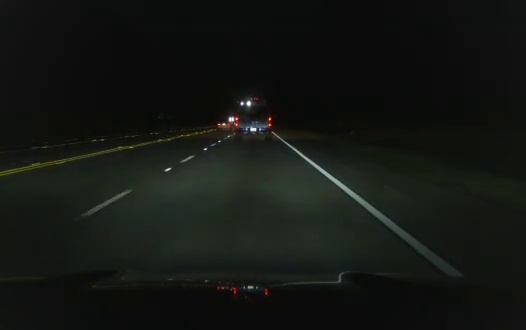
#> input picture lab-04_edge-detection/data/dashcam.jpg, 526 x 330 px
$ jupyter execute homework.ipynb
#> lines starting #> are read from the running program, lines starting #| are printed output that depends on the picture; after the words box and inside, x2 and y2 are one past the last pixel; in counts of white or black regions, pixels touching at a corner belong together
# HOMEWORK 4

For this homework you are going to implement a lane line detector. Lane line detection is crucial for ADAS (Advanced Driver Assistance Systems) systems and, in particular, for LKA (Lane Keep Assist). You will use a picture from a front facing camera (mounted on the car) and will implement the following steps:
* Convert image to gray scale
* Compute edge map
* Apply Hough transform to obtain line parametrizations

[cell 1]
import cv2
import math
import numpy as np
from matplotlib import pyplot as plt
plt.rcParams['figure.figsize'] = [15, 10]

Let's load and show the camera frame.

[cell 2]
img = cv2.imread('data/dashcam.jpg')
#> img is the input picture: shape (330, 526, 3); mean B, G, R 19, 22.5, 19.8
img = cv2.cvtColor(img, cv2.COLOR_BGR2RGB)
plt.imshow(img)

[cell 3]
# Convert image to gray scale
gray = cv2.cvtColor(img, cv2.COLOR_RGB2GRAY)

[cell 4]
# Obtain edge map
edges = cv2.Canny(gray, threshold1=100, threshold2=150)
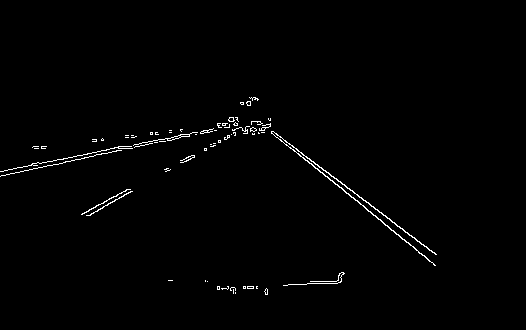
#> edges: shape (330, 526); 1% white in thin lines or dots, all inside (x1, y1, x2, y2) = (0, 97, 437, 295)

[cell 5]
# Let's plot the images
plt.subplot(121), plt.imshow(img), plt.title('Original')
plt.subplot(122), plt.imshow(edges, cmap='gray'), plt.title('Edge map')
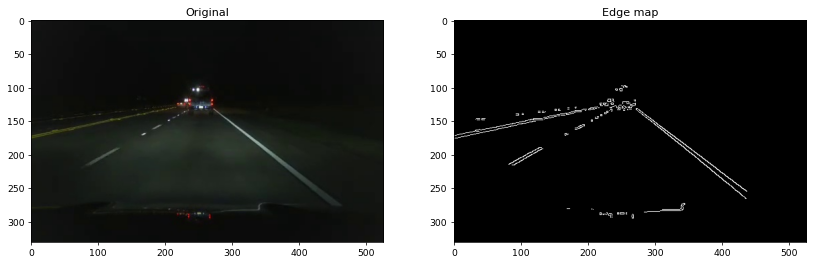
#> figure drawn by matplotlib, 2 panels

[cell 6]
# Apply Hough transform to parametrize the lines
lines = cv2.HoughLines(edges, rho=5, theta=3*np.pi/180, threshold=150)
#> lines = [[170, 1.36], [-70, 2.25], [-50, 2.2], [165, 1.41], [-90, 2.3], [175, 1.31], [-30, 2.15], [225, 1.1], [230, 1.05], [150, 1.47]]
# Let's get rid of the unnecessary dimension
lines = lines[:, 0, :]

[cell 7]
# Plot the resulting Hough lines
result = np.copy(img)

for line in lines:
    rho = line[0]
    theta = line[1]

    a = math.cos(theta)
    b = math.sin(theta)

    x0 = a * rho
    y0 = b * rho

    pt1 = (int(x0 + 1000*(-b)), int(y0 + 1000*(a)))
    pt2 = (int(x0 - 1000*(-b)), int(y0 - 1000*(a)))

    cv2.line(result, pt1, pt2, 255, 1, cv2.LINE_AA)
#> this loop made 10 passes
#> (rho, theta, a, b, x0, y0, pt1, pt2) on passes 1 to 10: (170, 1.36, 0.208, 0.978, 35.34, 166.3, (-942, 374), (1013, -41)), (-70, 2.25, -0.629, 0.777, 44.05, -54.4, (-733, -683), (821, 574)), (-50, 2.2, -0.588, 0.809, 29.39, -40.45, (-779, -628), (838, 547)), (165, 1.41, 0.156, 0.988, 25.81, 163, (-961, 319), (1013, 6)), (-90, 2.3, -0.669, 0.743, 60.22, -66.88, (-682, -736), (803, 602)), (175, 1.31, 0.259, 0.966, 45.29, 169, (-920, 427), (1011, -89)), (-30, 2.15, -0.545, 0.839, 16.34, -25.16, (-822, -569), (855, 519)), (225, 1.1, 0.454, 0.891, 102.1, 200.5, (-788, 654), (993, -253)), (230, 1.05, 0.5, 0.866, 115, 199.2, (-751, 699), (981, -300)), (150, 1.47, 0.105, 0.995, 15.68, 149.2, (-978, 253), (1010, 44))
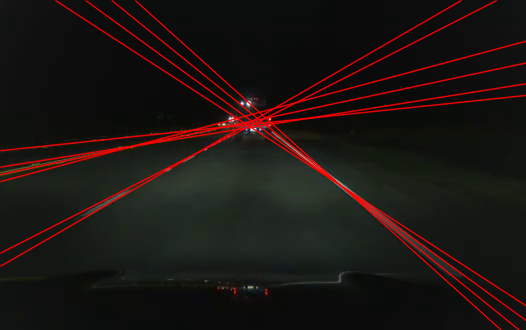
#> result: shape (330, 526, 3); mean R, G, B 28.5, 21.2, 18

plt.subplot(121), plt.imshow(edges, cmap='gray'), plt.title('Edge map')
plt.subplot(122), plt.imshow(result, cmap='gray'), plt.title('Hough lines')
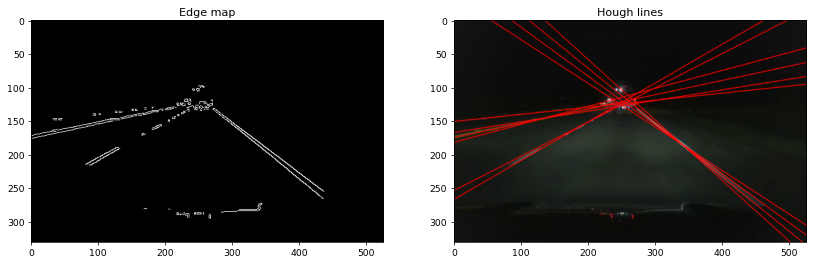
#> figure drawn by matplotlib, 2 panels

The edge map looks good but the Hough lines are too noisy. Let's clean the Hough lines first by removing all lines that we know cannot represent a lane line. In other words, all lines that are approximately horizontal shall be removed. Remember that horizontal lines correspond to theta = 90 degrees.

[cell 8]
# Filter out all lines that are approximately horizontal (+/- 15 degrees).
threshold = 15
filtered_lines = []
for line in lines:
    # Extract theta for current line (remember Hough works with radians)
    thetaDeg = line[1] / (np.pi/180)
    # Keep line if theta is not horizontal
    if 90 - threshold >= thetaDeg or thetaDeg >= 90 + threshold:
        filtered_lines.append(line)
#> this loop made 10 passes
#> (line, thetaDeg) on passes 1 to 10: ([170, 1.36], 78), ([-70, 2.25], 129), ([-50, 2.2], 126), ([165, 1.41], 81), ([-90, 2.3], 132), ([175, 1.31], 75), ([-30, 2.15], 123), ([225, 1.1], 63), ([230, 1.05], 60), ([150, 1.47], 84)
#> after the loop, filtered_lines = [[-70, 2.25], [-50, 2.2], [-90, 2.3], [175, 1.31], [-30, 2.15], [225, 1.1], [230, 1.05]]

[cell 9]
# Let's plot the resulting filtered lines
result = np.copy(img)

for line in filtered_lines:
    rho = line[0]
    theta = line[1]

    a = math.cos(theta)
    b = math.sin(theta)

    x0 = a * rho
    y0 = b * rho

    pt1 = (int(x0 + 1000*(-b)), int(y0 + 1000*(a)))
    pt2 = (int(x0 - 1000*(-b)), int(y0 - 1000*(a)))

    cv2.line(result, pt1, pt2, 255, 1, cv2.LINE_AA)
#> this loop made 7 passes
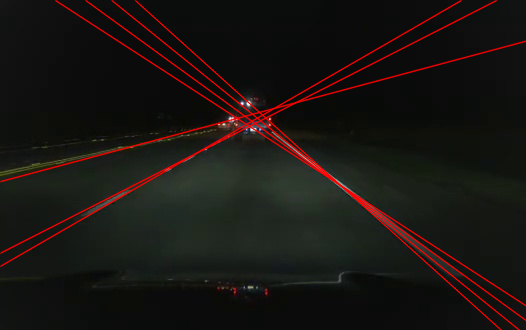
#> result: shape (330, 526, 3); mean R, G, B 25.8, 21.5, 18.2

plt.subplot(121), plt.imshow(edges, cmap='gray'), plt.title('Edge map')
plt.subplot(122), plt.imshow(result, cmap='gray'), plt.title('Hough lines')

The result is now much better, but still we see some very similar lines. How can we get rid of them?
* Let's apply k-means clustering. It will find the clusters of the 3 lines and use the averages.

[cell 10]
# We will apply k-means clustering to refine the detected lines.

from sklearn.cluster import KMeans
kmeans = KMeans(n_clusters=4).fit(filtered_lines)
kmeans.cluster_centers_
#> Out = [[175, 1.31], [-80, 2.28], [227.5, 1.07], [-40, 2.17]]

[cell 11]
# Again, let's plot the resulting filtered lines
result = np.copy(img)

for line in kmeans.cluster_centers_:
    rho = line[0]
    theta = line[1]

    a = math.cos(theta)
    b = math.sin(theta)

    x0 = a * rho
    y0 = b * rho

    pt1 = (int(x0 + 1000*(-b)), int(y0 + 1000*(a)))
    pt2 = (int(x0 - 1000*(-b)), int(y0 - 1000*(a)))

    cv2.line(result, pt1, pt2, 255, 1, cv2.LINE_AA)
#> this loop made 4 passes
#> (rho, theta, a, b, x0, y0, pt1, pt2) on passes 1 to 4: (175, 1.31, 0.259, 0.966, 45.29, 169, (-920, 427), (1011, -89)), (-80, 2.28, -0.649, 0.76, 51.96, -60.83, (-708, -710), (812, 588)), (227.5, 1.07, 0.477, 0.879, 108.6, 199.9, (-770, 677), (987, -277)), (-40, 2.17, -0.566, 0.824, 22.66, -32.97, (-801, -599), (846, 533))
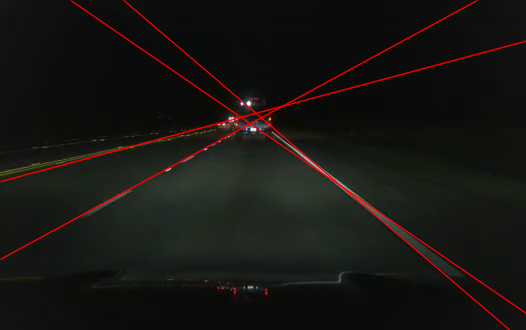
#> result: shape (330, 526, 3); mean R, G, B 23.4, 21.9, 18.5

plt.subplot(121), plt.imshow(edges, cmap='gray'), plt.title('Edge map')
plt.subplot(122), plt.imshow(result, cmap='gray'), plt.title('Hough lines')
